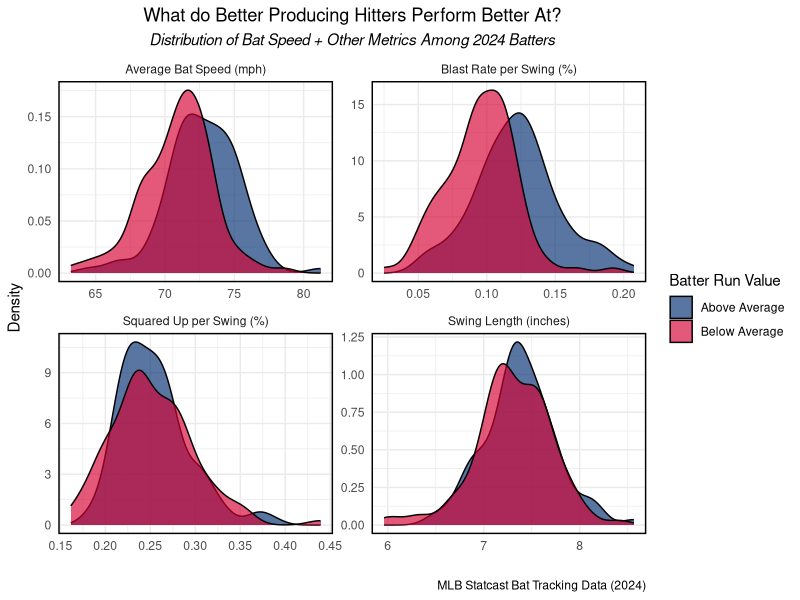
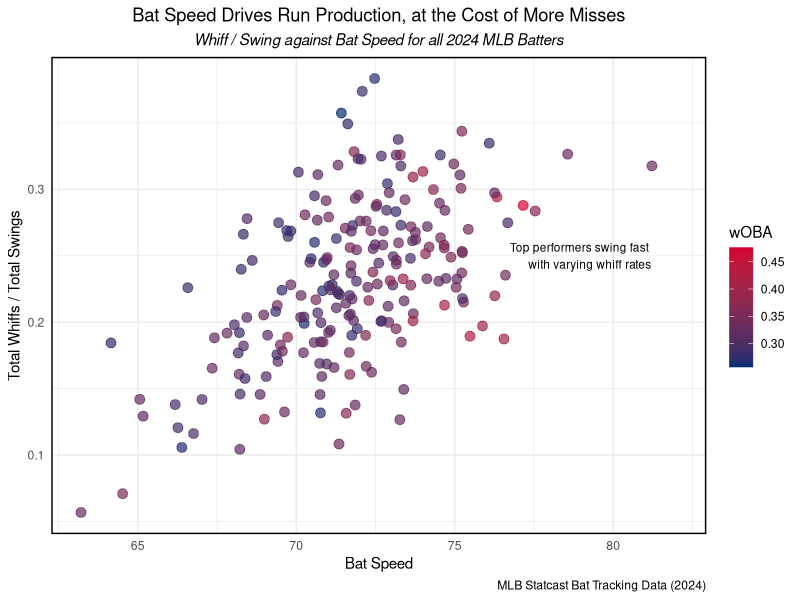
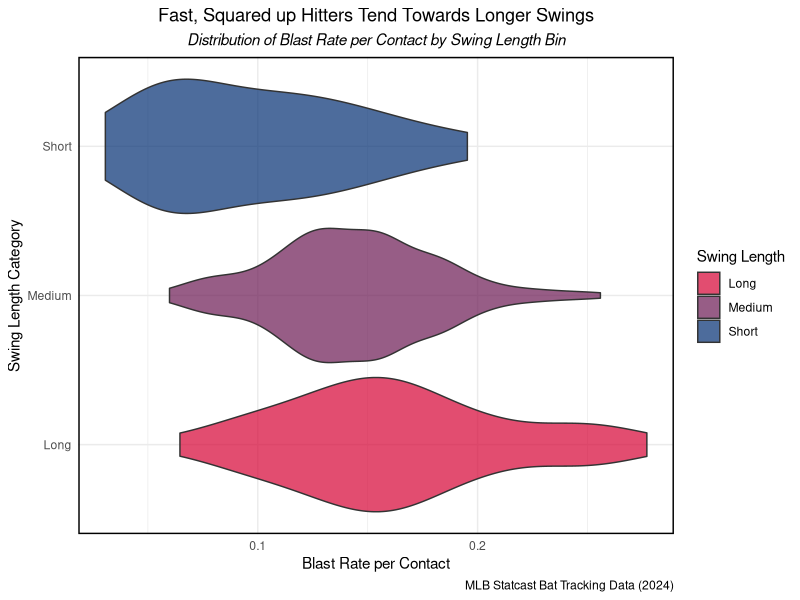

Reproduce these figures in R, in order.
## ---- chunk 1
library(tidyverse)
library(ggtext)
library(patchwork)

bat_data <- read.csv("mlb_bat_tracking.csv")
colnames(bat_data)[which(colnames(bat_data) == "id")] <- "player_id"
stat_data <- read.csv("expected_stats.csv")
hr_data <- read.csv("homeruns.csv")
colnames(hr_data)[which(colnames(hr_data) == "player")] <- "name"
data1 <- merge(bat_data, stat_data, by = "player_id")
data <- merge(data1, hr_data, by = "name")

theme_set(theme_minimal())

mlb_blue <- "#002D72"
mlb_red <- "#D50032"
## ---- chunk 2
data$run_value_group <- ifelse(data$batter_run_value >= 
                                 mean(data$batter_run_value), 
                               "Above Average", "Below Average")

data_long <- data %>%
  pivot_longer(cols = c(swing_length, avg_bat_speed, squared_up_per_swing, 
                        blast_per_swing),
               names_to = "metric",
               values_to = "value")

neat_labels <- as_labeller(c(
  avg_bat_speed = "Average Bat Speed (mph)",
  swing_length = "Swing Length (inches)",
  squared_up_per_swing = "Squared Up per Swing (%)",
  blast_per_swing = "Blast Rate per Swing (%)"
))

facetted_density_plot <- 
  data_long |>
    ggplot(aes(x = value, fill = run_value_group)) +
    geom_density(alpha = 0.65) +
    facet_wrap(~ metric, scales = "free", labeller = neat_labels) +
    scale_fill_manual(values = c("Above Average" = mlb_blue, 
                                 "Below Average" = mlb_red)) +
    labs(title = "What do Better Producing Hitters Perform Better At?",
         subtitle = "Distribution of Bat Speed + Other Metrics Among 2024 Batters",
         x = "", y = "Density", fill = "Batter Run Value",
         caption="MLB Statcast Bat Tracking Data (2024)") +
    theme(plot.title = element_text(hjust = 0.5),
          plot.subtitle = element_text(hjust = 0.5,face = "italic"),
          panel.border = element_rect(colour = "black", fill=NA, size=1))
## ---- chunk 3
scatter <- ggplot(data, aes(x=avg_bat_speed, y=whiff_per_swing, color=woba)) +
  geom_point(alpha=0.7, size=3) +
  scale_color_gradient(low=mlb_blue, high=mlb_red) +
  labs(title="Bat Speed Drives Run Production, at the Cost of More Misses",
       subtitle = "Whiff / Swing against Bat Speed for all 2024 MLB Batters",
       color = "wOBA",
       x="Bat Speed", y="Total Whiffs / Total Swings",
       caption="MLB Statcast Bat Tracking Data (2024)") +
  theme(plot.title = element_text(hjust=0.5),
        plot.subtitle = element_text(hjust=0.5, face="italic"),
        panel.border = element_rect(colour = "black", fill=NA, size=1)) +
  annotate("text", x=82, y=0.25, 
           label="Top performers swing fast\n with varying whiff rates", 
           color="black", size=3, hjust=1.2)
## ---- chunk 4
data$swing_length_bin <- cut(data$swing_length, breaks = 3, 
                             labels = c("Short", "Medium", "Long"))
data$swing_length_bin <- factor(data$swing_length_bin, 
                                levels = rev(levels(data$swing_length_bin)))

mlb_colors <- c("Short" = mlb_blue,
                   "Medium" = "#6B1752",
                   "Long" = mlb_red)

violin_plot <- ggplot(data, aes(x = swing_length_bin, y = blast_per_bat_contact, 
                                fill = swing_length_bin)) +
  geom_violin(scale = "width", alpha = 0.7) +
  scale_fill_manual(values = mlb_colors) +
  labs(title = "Fast, Squared up Hitters Tend Towards Longer Swings",
       subtitle = "Distribution of Blast Rate per Contact by Swing Length Bin",
       x = "Swing Length Category",
       y = "Blast Rate per Contact",
       fill = "Swing Length",
       caption="MLB Statcast Bat Tracking Data (2024)") +
  theme_minimal() +
  theme(plot.title = element_text(hjust=0.5),
        plot.subtitle = element_text(hjust=0.5,face = "italic"),
        panel.border = element_rect(colour = "black", fill=NA, size=1)) +
  coord_flip()

## ---- chunk 5
#| fig-width: 8.5
#| fig-height: 3
#| warning: false
#| message: false
#| echo: false
facetted_density_plot
## ---- chunk 6
#| fig-width: 8.5
#| fig-height: 3
#| warning: false
#| message: false
#| echo: false
scatter
## ---- chunk 7
#| fig-width: 8.5
#| fig-height: 3
#| warning: false
#| message: false
#| echo: false
violin_plot
